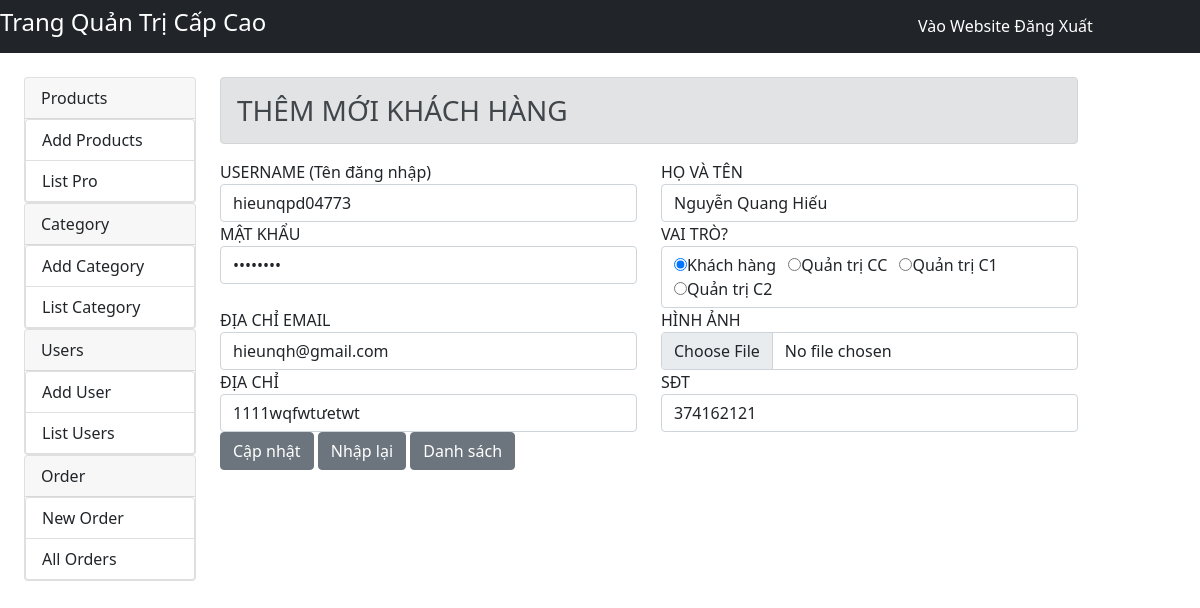
Screenshot of /?role=c_0&action=edit_user&ID=6 (signed in) with the database file from the repository.
### tables this page shows
CREATE TABLE `users` (
  `userID` int(10) NOT NULL,
  `username` varchar(50) NOT NULL,
  `user_name` varchar(255) NOT NULL,
  `user_pass` varchar(255) NOT NULL,
  `user_email` varchar(255) NOT NULL,
  `user_phone` int(15) NOT NULL,
  `user_image` varchar(255) NOT NULL,
  `user_address` varchar(255) NOT NULL,
  `user_role` int(1) NOT NULL DEFAULT 0
);

### model/m_users.php (called while the page is built, shortened)
<?php
class userDB {
	public static function getUserById($ID){
		$db = Database::getDB();
		$query = "SELECT * FROM users WHERE userID=:ID ";
		try {
			$statement = $db->prepare($query);
			$statement->bindValue(':ID',$ID);
			$statement->execute();
			$result = $statement->fetch(PDO::FETCH_OBJ);
			return $result;
		} catch (PDOException $e) {
			$error = $e->getMessage();
			echo "Lỗi: " . $error;
			exit();
		}
	}
}
?>

### view/admin_0/edit_user.php (the view, shortened to what this page needs)
<h3 class="alert alert-secondary">THÊM MỚI KHÁCH HÀNG</h3>
    <form action="" method="post" enctype="multipart/form-data" name="checkForm" onsubmit="return validForm();">
        <div class="row">
            <div class="form-group col-sm-6">
                <label>USERNAME (Tên đăng nhập)</label>
                <input name="username" value="<?php echo $user->username ?>" class="form-control">
            </div>
            <div class="form-group col-sm-6">
                <label>HỌ VÀ TÊN</label>
                <input name="user_name" value="<?php echo $user->user_name ?>" class="form-control">
            </div>
            <div class="form-group col-sm-6">
                <label>MẬT KHẨU</label>
                <input name="user_pass" value="<?php echo $user->user_pass ?>" type="password" class="form-control">
            </div>
            <div class="form-group col-sm-6">
                <label>VAI TRÒ?</label>
                <div class="form-control">
                    <label style="margin-right: 8px;" class="radio-inline"><input name="user_role" checked value="3" type="radio">Khách hàng</label>
                    <label style="margin-right: 8px;" class="radio-inline"><input name="user_role" value="0" type="radio" >Quản trị CC</label>
                    <label style="margin-right: 8px;" class="radio-inline"><input name="user_role" value="1" type="radio" >Quản trị C1 </label>
                    <label style="margin-right: 8px;" class="radio-inline"><input name="user_role" value="2" type="radio" >Quản trị C2 </label>
                </div>
            </div>
        </div>
        <div class="row">
            <div class="form-group col-sm-6">
                <label>ĐỊA CHỈ EMAIL</label>
                <input id="user_email" value="<?php echo $user->user_email ?>" name="user_email" class="form-control" onfocusout="checkEmail()">
            </div>
            <div class="form-group col-sm-6">
                <label>HÌNH ẢNH</label>
                <input id="user_image" name="user_image" type="file" class="form-control" onfocusout="checkTypeOfImage()">
            </div>
        </div>
        <div class="row">
            <div class="form-group col-sm-6">
                <label>ĐỊA CHỈ</label>
                <input name="user_address" value="<?php echo $user->user_address ?>" class="form-control">
            </div>
            <div class="form-group col-sm-6">
                <label>SĐT</label>
                <input id="user_phone" name="user_phone" value="<?php echo $user->user_phone ?>" type="number" class="form-control" onfocusout="checksoDienThoai()">
            </div>
        </div>
        <div class="row">
            <div class="form-group col-sm-12">
                <button name="action"  value="update_user" class="btn btn-secondary">Cập nhật</button>
                <button type="reset" class="btn btn-secondary">Nhập lại</button>
                <a href="index.php?btn_list" class="btn btn-secondary">Danh sách</a>
            </div>
        </div>
    </form>

### rows the page displays
users: username "hieunqpd04773", user_name "Nguyễn Quang Hiếu", user_email "hieunqh@gmail.com", user_address "1111wqfwtưetwt", user_phone "374162121"
